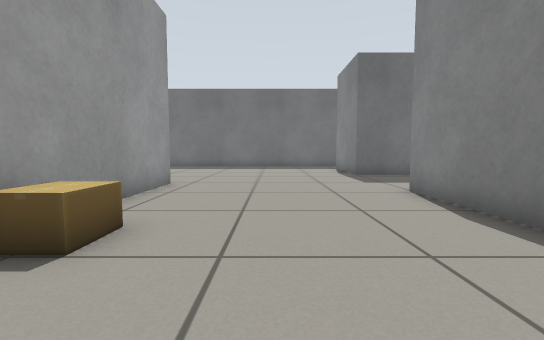
View 1 (above)

16 first-person views from a walk through a world built for the Gazebo simulator. The camera is 0.5 m above the floor, tilts 4° down and sees 90° across. The floor is counted in squares, 0.5 m on a side. Each view is taken from the middle of a square. On the plan, view 1 faces up. The plan holds only what a view shows up to about 11 squares ahead; the rest is blank.

View 2
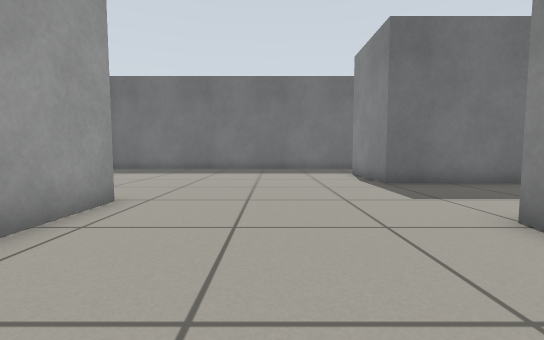

View 3
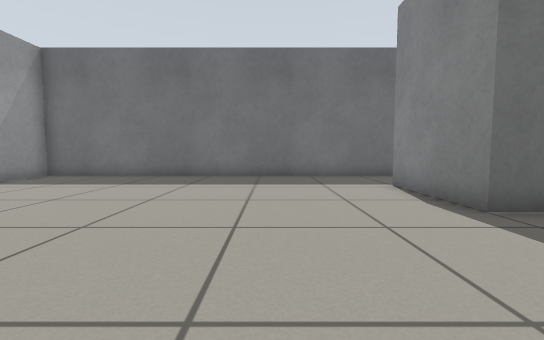

View 4
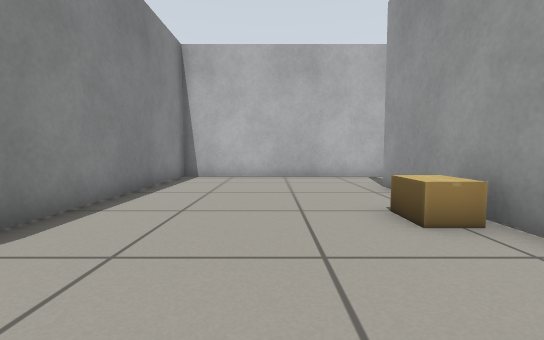

View 5
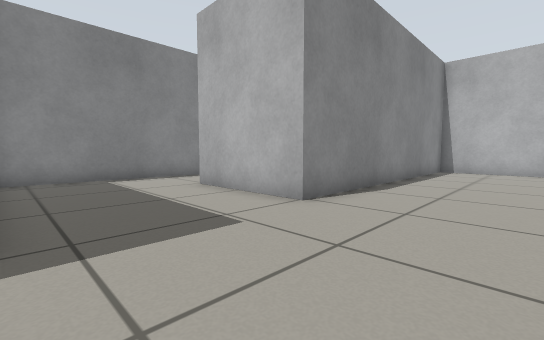

View 6
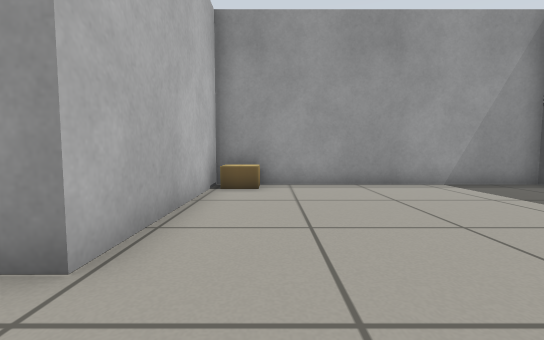

View 7
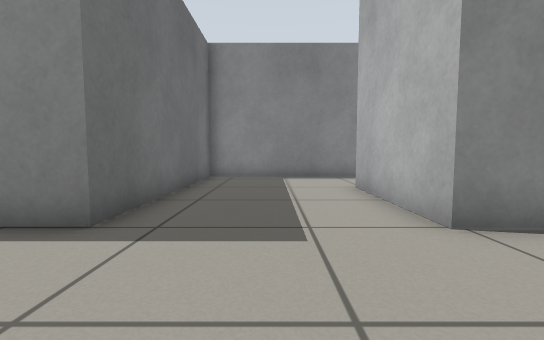

View 8
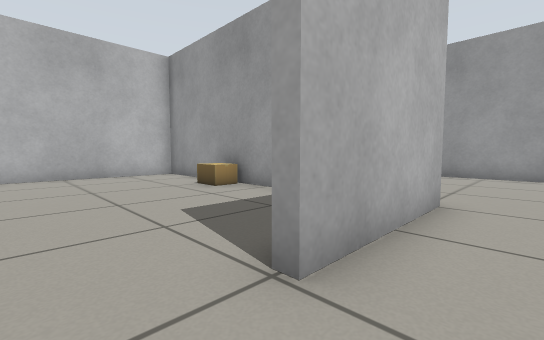

View 9
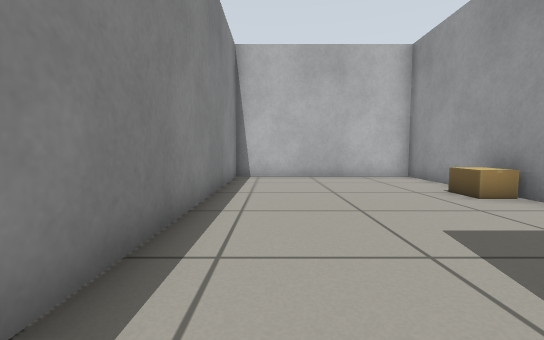

View 10
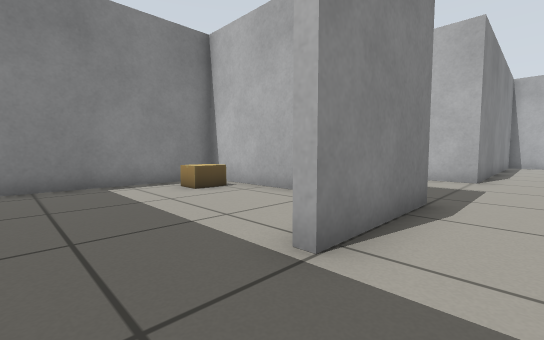

View 11
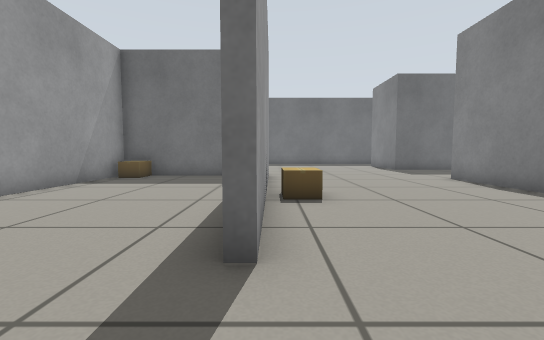

View 12
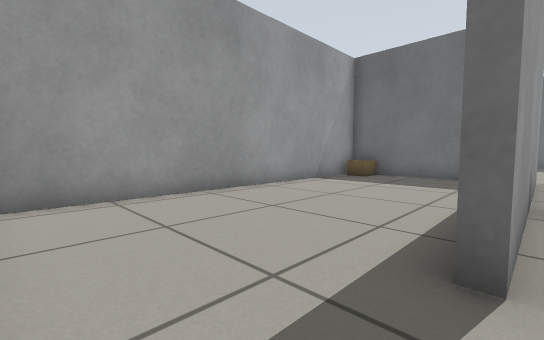

View 13
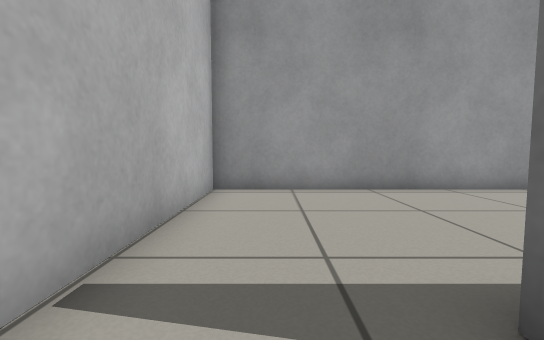

View 14
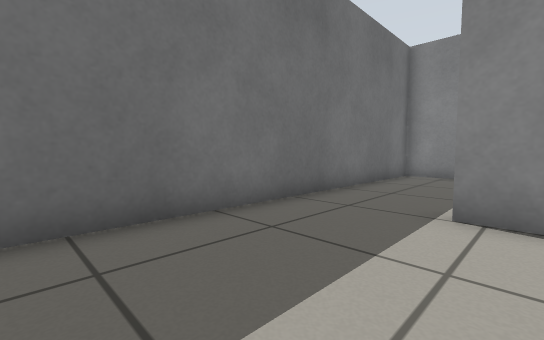

View 15
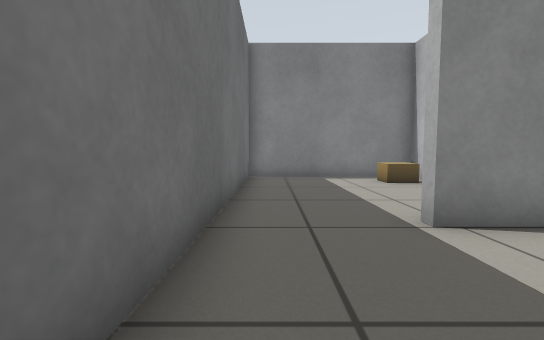

View 16
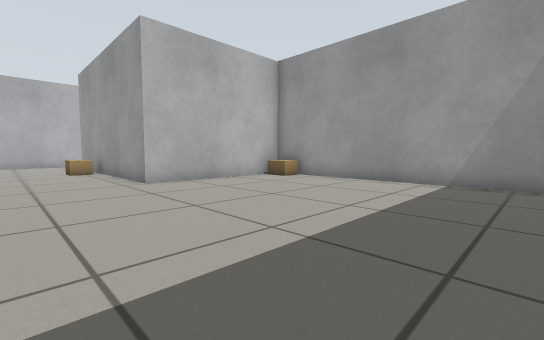

### Floor plan
Points are (right, up) in squares from view 1. A wall is a line through its corners. A room is listed if a view was taken in it or the views show most of it. See-through windows are left out.
Room 1 (views 1, 2, 3, 4, 5, 6, 7, 8, 9, 10, 13, 14, 15, 16)
walls: (4.4, 17.9) (-9, 17.9) (-9, 8.4) (-3.1, 8.4) (-3.1, -0.7); (10.4, 5.4) (10.4, 11.4) (3.5, 11.4) (3.5, 15); (-2.5, -3.5) (3.5, -3.5) (3.5, 6.7) (7.5, 6.7)
ways out: opening at (-3, -2) to room 2; opening at (9, 6) to room 3; opening at (4, 16) to room 4
objects: cardboard box (-9, 9) to (-8, 9); cardboard box (-2, 3)
Room 2 (views 11, 12)
walls: (-5, 8.1) (-9, 8.1) (-9, -3.5) (-2.5, -3.5)
ways out: opening at (-3, -2) to room 1
objects: cardboard box (-8, 7) to (-8, 8)
Room 3 (no view inside)
walls: (3.7, 2.8) (3.7, -3.5) (10.4, -3.5) (10.4, 5.4)
ways out: opening at (9, 6) to room 1
objects: cardboard box (4, 1)
Room 4 (no view inside)
walls: (6.5, 11.7) (10.4, 11.7) (10.4, 17.9) (4.4, 17.9)
ways out: opening at (4, 16) to room 1
objects: cardboard box (9, 13)

Positions as (right, up) in squares from view 1, and headings:
1: (0, 0), facing up
2: (0, 3), facing up
3: (0, 7), facing up
4: (0, 7), facing down
5: (0, 11), facing down-right
6: (-1, 10), facing left
7: (0, 9), facing right
8: (9, 8), facing down-left
9: (9, 7), facing down
10: (2, 17), facing down-right
11: (-3, -3), facing up
12: (-3, -3), facing up-left
13: (-2, -2), facing left
14: (-1, 14), facing up-right
15: (0, 17), facing right
16: (0, 17), facing down-left
